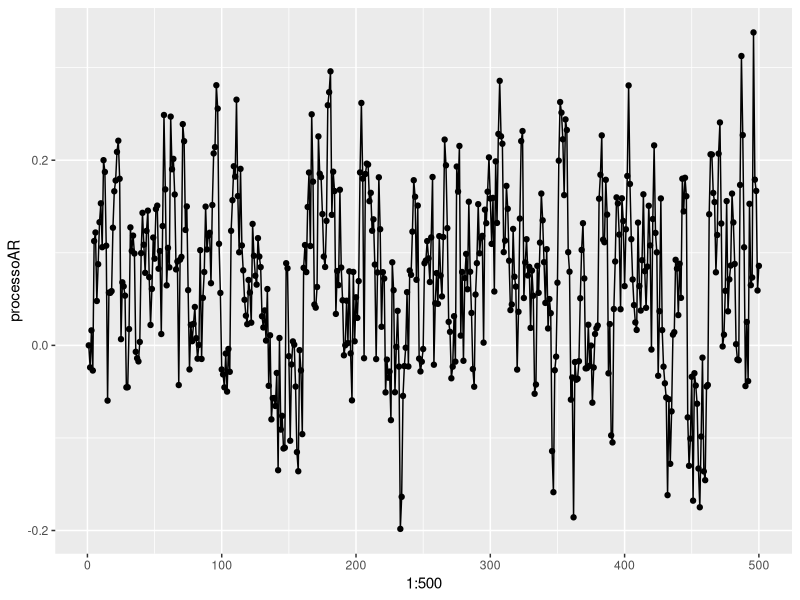
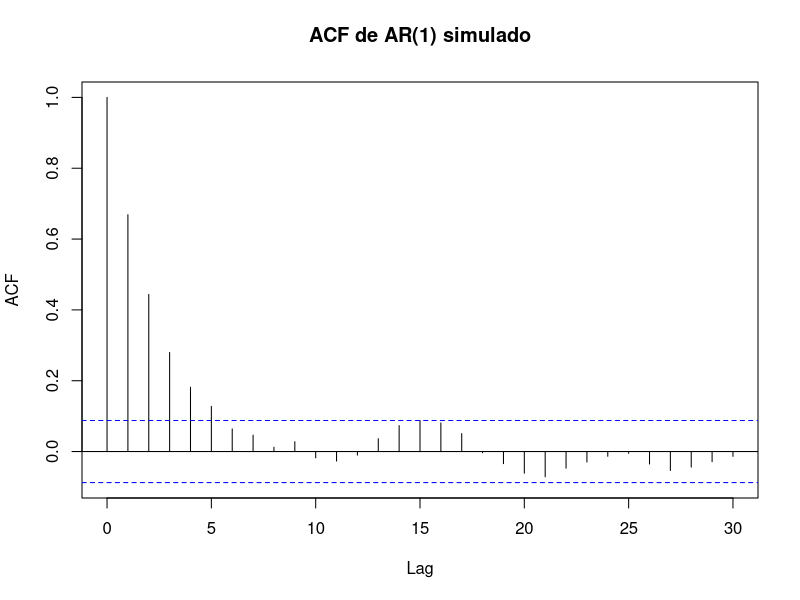
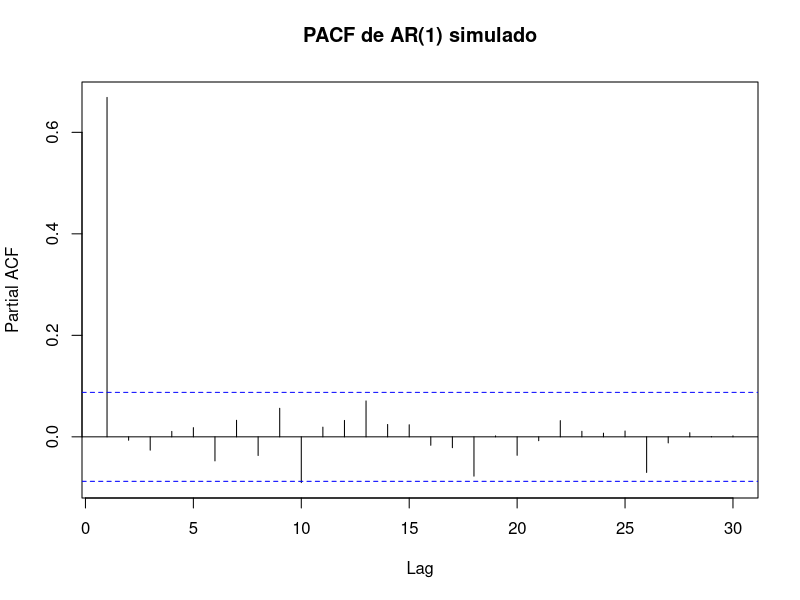
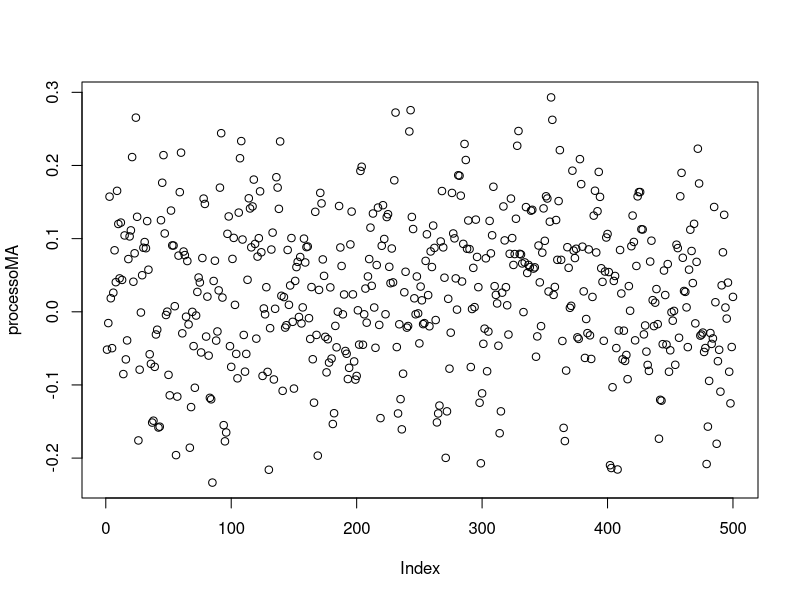
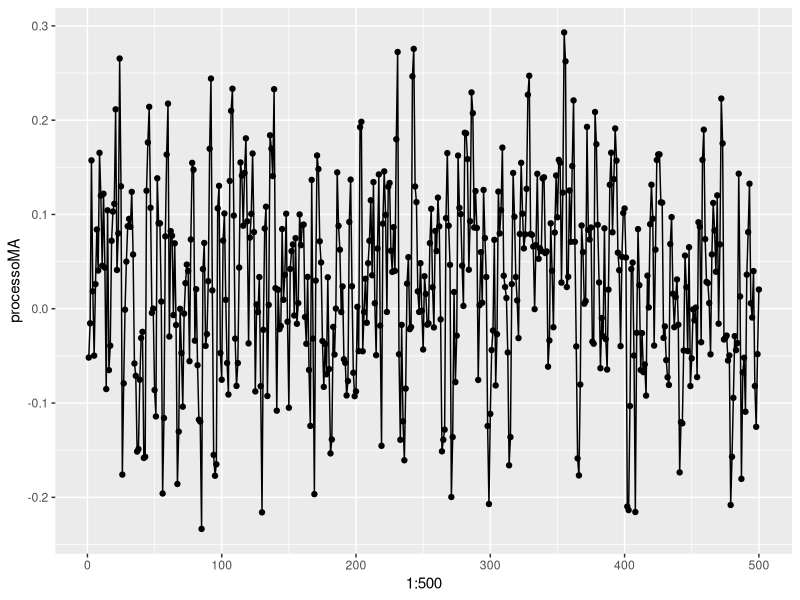
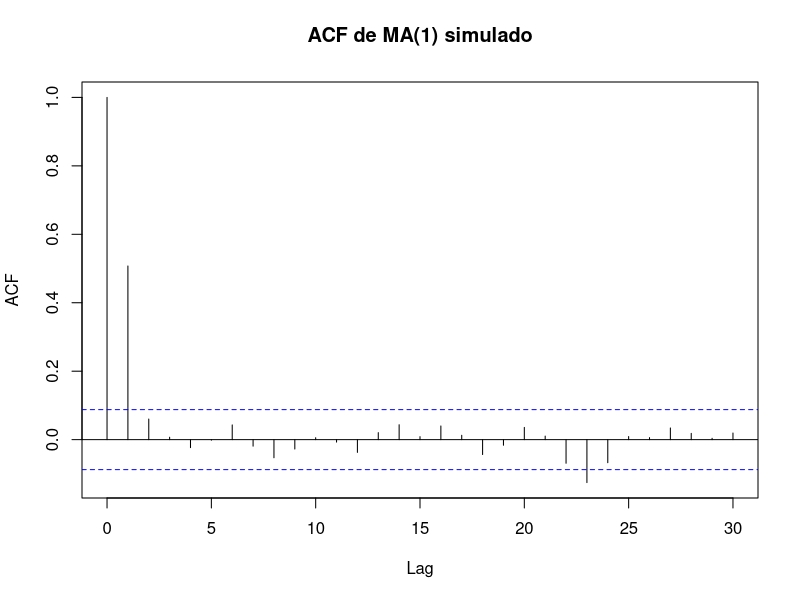
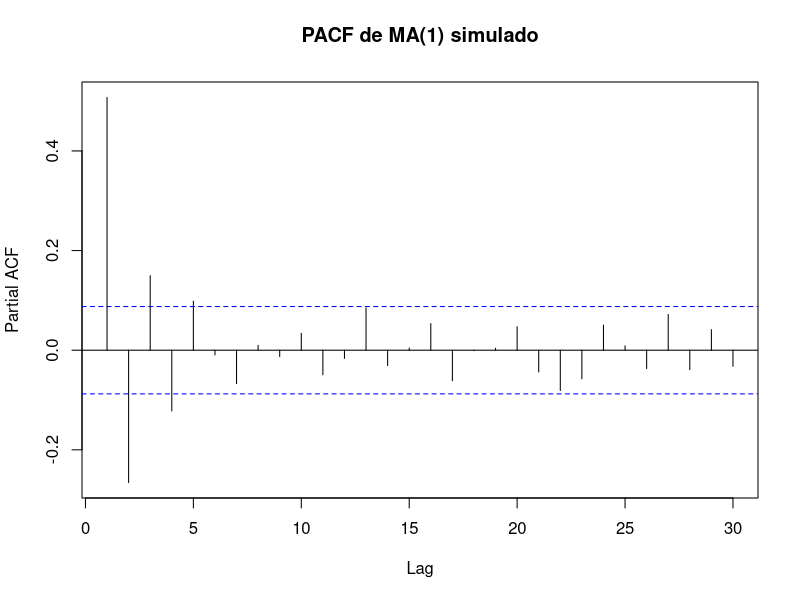
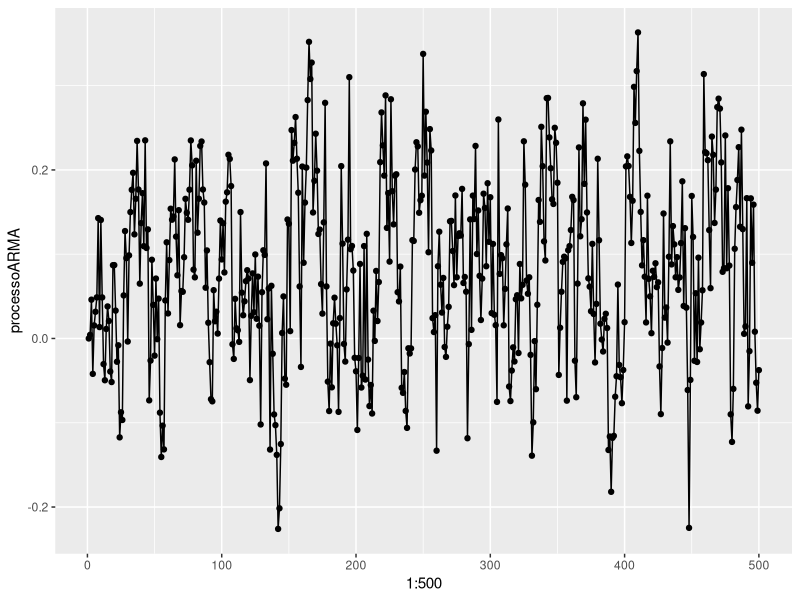

Here is the R script that generated these plots, in order:
# Criado por Rafael Frade - 11/09/2018
# Disciplina: Análise de Séries Temporais Financeiras
# Lista 2

############################# Exercicio 1 ############################# 

# cria o vetor de choques com distribuiçao normal, media zero e desvio padrao de 0.07
set.seed(1)
choques = rnorm(499, mean=0, sd=0.07)

# cria o vetor que contera a serie
processoAR = numeric(500)

#O primeiro elemento eh zero
processoAR[1] = 0

# Cria uma sequencia de 500 numeros simulando um AR(1)
for (i in 2:500) {
  # Rt =          0.02 + 0.7 * (Rt-1)            + At
  processoAR[i] = 0.02 + 0.7 * processoAR[i - 1] + choques[i - 1]
}

library(ggplot2)

ggplot(data = data.frame(1:500, processoAR), aes(x=1:500, y=processoAR, group=1)) + geom_line()+ geom_point()

# Como esperado, o ACF de um AR fracamente estacionario decai exponencialmente
acf(processoAR, lag.max=30, main = "ACF de AR(1) simulado")
pacf(processoAR, lag.max=30, main = "PACF de AR(1) simulado")


############################# Exercicio 2 ############################# 

# cria o vetor de choques com distribuiçao normal, media zero e desvio padrao de 0.08
set.seed(2) # valor 2 usado para criar choques diferentes do exercicio anterior
choques = rnorm(500, mean=0, sd=0.08)

# cria o vetor que contera a serie
processoMA = numeric(500)

# o primeiro elemento eh teta_zero + at
processoMA[1] = 0.02 + choques[1]

# Cria uma sequencia de 500 numeros simulando um MA(1)
for (i in 2:500) {
  # Rt =          0.02 + At         + 0.7 * (At-1)
  processoMA[i] = 0.02 + choques[i] + 0.7 * choques[i - 1]
}

plot(processoMA)

ggplot(data = data.frame(1:500, processoMA), aes(x=1:500, y=processoMA, group=1)) + geom_line()+ geom_point()

acf(processoMA, lag.max=30, main = "ACF de MA(1) simulado")
pacf(processoMA, lag.max=30, main = "PACF de MA(1) simulado")


############################# Exercicio 3 ############################# 

# cria o vetor de choques com distribuiçao normal, media zero e desvio padrao de 0.08
set.seed(3) # valor 3 usado para criar choques diferentes dos exercicios anteriores
choques = rnorm(500, mean=0, sd=0.08)

# cria o vetor que contera a serie
processoARMA = numeric(500)

# o primeiro elemento eh zero
processoARMA[1] = 0

# Cria uma sequencia de 500 numeros simulando um ARMA(1, 1)
for (i in 2:500) {
  # Rt =            0.02 + phi1(0.7) * Rt-1        + At         + theta1 (-0.1) * At-1
  processoARMA[i] = 0.02 + 0.7 * processoARMA[i-1] + choques[i] + (-0.1) * choques[i - 1]
}

ggplot(data = data.frame(1:500, processoARMA), aes(x=1:500, y=processoARMA, group=1)) + geom_line()+ geom_point()

# Thus, the ACF of an ARMA(1; 1) model behaves very much like that of an AR(1)
# model except that the exponential decay starts with lag 2 (p. 29)

# The ACF and PACF are not informative in determining the order of an ARMA model (p. 30)

acf(processoARMA, lag.max=30, main = "ACF de ARMA(1, 1) simulado")
pacf(processoARMA, lag.max=30, main = "PACF de ARMA(1, 1) simulado")


############################# Exercicio 4 #############################

# cria o vetor de choques com distribuiçao normal, media zero e desvio padrao de 0.08
set.seed(4) # valor 4 usado para criar choques diferentes dos exercicios anteriores
choques = rnorm(500, mean=0, sd=0.08)

# cria o vetor que contera a serie
passeioAleatorio = numeric(500)

# o primeiro elemento eh 10
passeioAleatorio[1] = 10

# Cria uma sequencia de 500 numeros simulando um AR(1)
for (i in 2:500) {
  # Pt =              = Pt-1                  + At
  passeioAleatorio[i] = passeioAleatorio[i-1] + choques[i]
}

ggplot(data = data.frame(1:500, passeioAleatorio), aes(x=1:500, y=passeioAleatorio, group=1)) + geom_line()+ geom_point()

# Consequently, the series has a strong memory as it remembers all of the past shocks (p. 32)
# Testing for a unit root in the index is relevant if one wishes to verify empirically 
#that the Index follows a random walk with drift
acf(passeioAleatorio, lag.max=30, main = "ACF de Passeio Aleatorio simulado")
pacf(passeioAleatorio, lag.max=30, main = "PACF de Passeio Aleatorio simulado")
